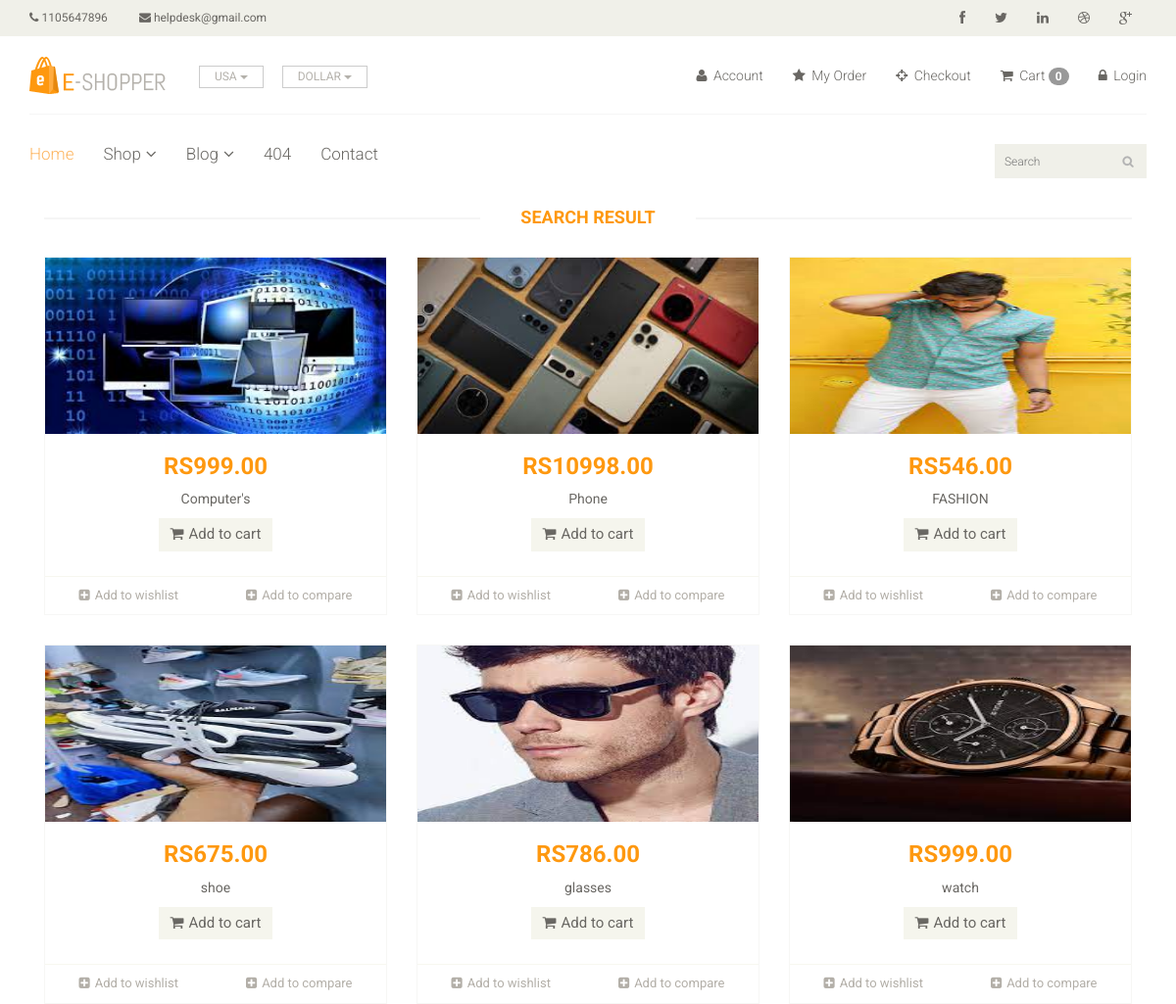
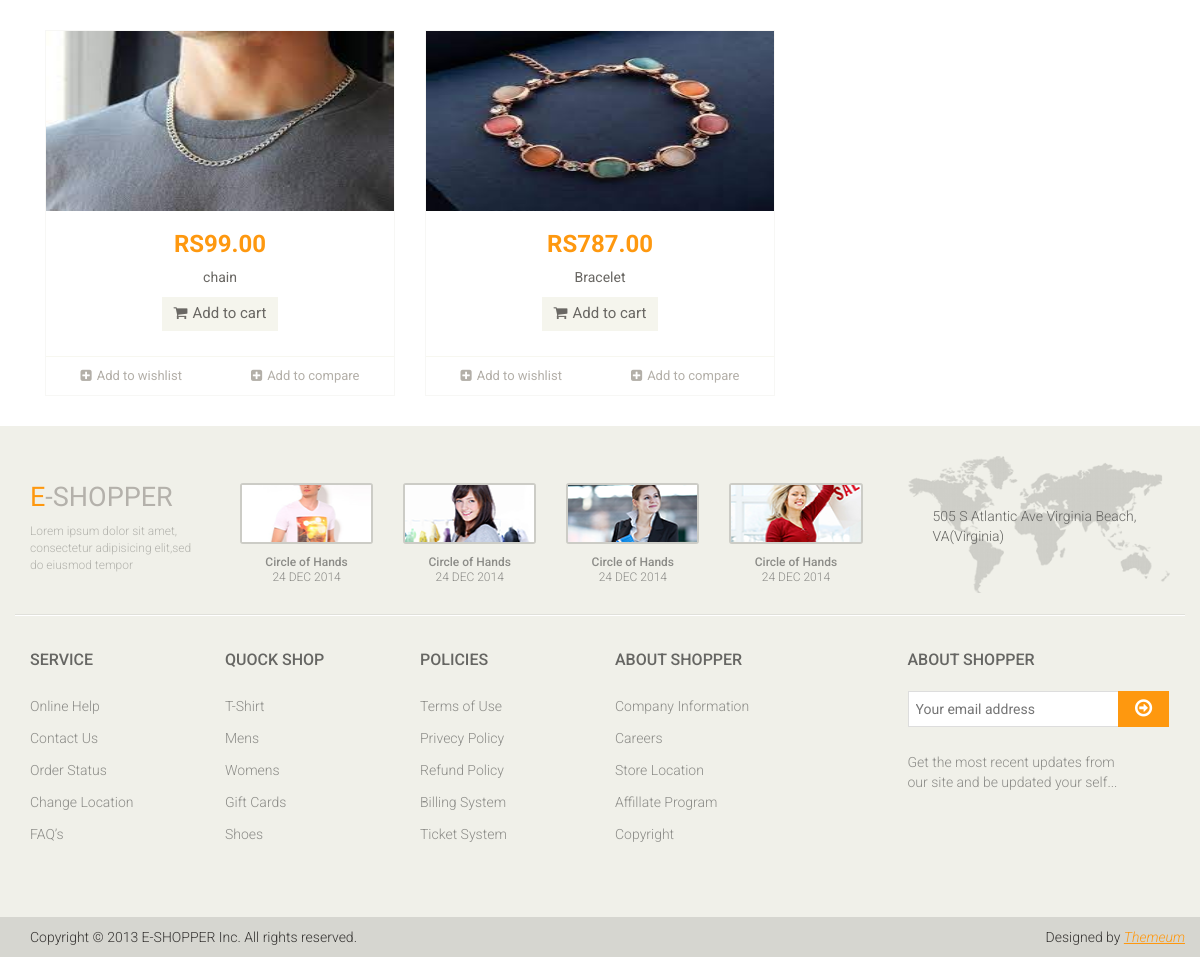
The app's page /search/ with its own data (2 pictures, top to bottom).
### app/models.py (models this page shows, shortened)
class Product(models.Model):
    category = models.ForeignKey(Category, on_delete=models.CASCADE, null=False, default='')
    sub_category = models.ForeignKey(Sub_Category, on_delete=models.CASCADE, null=False, default='')
    brand = models.ForeignKey(Brand, on_delete=models.CASCADE, null=True)
    image = models.ImageField(upload_to='ecommrce/ping')
    name = models.CharField(max_length=100)
    price = models.DecimalField(max_digits=10, decimal_places=2)

### Eshop/views.py (the view)
# urls.py: path('search/',views.Search,name='search'),
def Search(request):
    query = request.GET.get('search', '')
    product = Product.objects.filter(name__icontains = query )
    context = {
        'product': product,
        'query': query,
    }
    return render(request, 'search.html', context)

### templates/search.html (shortened to what this page needs)
{% extends 'base.html' %}
 {% block body %}
<div class="container">
<div class="features_items">
						<h2 class="title text-center">Search Result</h2>
                             {% for prod in product  %}
						<div class="col-sm-4">
							<div class="product-image-wrapper">
								<div class="single-products">
										<div class="productinfo text-center">
											<img src="/{{prod.image }}" alt="" height="180px" width="100px"/>
											<h2>RS{{prod.price}}</h2>
											<p>{{prod.name}}</p>
											<a href="{% url 'cart_add' prod.id %}" class="btn btn-default add-to-cart"><i class="fa fa-shopping-cart"></i>Add to cart</a>
										</div>
										<div class="product-overlay">
											<div class="overlay-content">
											</div>
										</div>
								</div>
								<div class="choose">
									<ul class="nav nav-pills nav-justified">
										<li><a href="#"><i class="fa fa-plus-square"></i>Add to wishlist</a></li>
										<li><a href="#"><i class="fa fa-plus-square"></i>Add to compare</a></li>
									</ul>
								</div>
							</div>
						</div>
                   {% endfor %}
					</div>
	</div>
{% endblock %}

### static/css/main.css (style rules this page uses)
body { font-family: 'Roboto', sans-serif; background:; position: relative; font-weight:400px; }
ul li { list-style: none; }
a { -webkit-transition: 300ms; -moz-transition: 300ms; -o-transition: 300ms; transition: 300ms; }
h1, h2, h3, h4, h5, h6 { font-family: 'Roboto', sans-serif; }
.left-sidebar h2:after, h2.title:after { content: " "; position: absolute; border: 1px solid #f5f5f5; bottom:8px; left: 0; width: 100%; height: 0; z-index: -2; }
h2.title:before { content: " "; position: absolute; background: #fff; bottom: -6px; width: 220px; height: 30px; z-index: -1; left: 50%; margin-left: -110px; }
.features_items { overflow:hidden; }
h2.title { color: #FE980F; font-family: 'Roboto', sans-serif; font-size: 18px; font-weight: 700; margin: 0 15px; text-transform: uppercase; margin-bottom: 30px; position: relative; }
.product-image-wrapper { border:1px solid #F7F7F5; overflow: hidden; margin-bottom:30px; }
.single-products { position: relative; }
.productinfo h2 { color: #FE980F; font-family: 'Roboto', sans-serif; font-size: 24px; font-weight: 700; }
.productinfo p { font-family: 'Roboto', sans-serif; font-size: 14px; font-weight: 400; color: #696763; }
.productinfo img { width: 100%; }
.productinfo { position:relative; }
.product-overlay { background:#FE980F; top: 0; display: none; height: 0; position: absolute; transition: height 500ms ease 0s; width: 100%; display: block; opacity:; }
.product-overlay .overlay-content { bottom: 0; position: absolute; bottom: 0; text-align: center; width: 100%; }
.add-to-cart { background:#F5F5ED; border: 0 none; border-radius: 0; color: #696763; font-family: 'Roboto', sans-serif; font-size: 15px; margin-bottom: 25px; }
.add-to-cart i { margin-right:5px; }
.choose { border-top: 1px solid #F7F7F0; }
.choose ul li a { color: #B3AFA8; font-family: 'Roboto', sans-serif; font-size: 13px; padding-left: 0; padding-right: 0; }
.choose ul li a i { margin-right:5px; }

### records on screen
Product: image (picture), price "999.00", name "Computer's"
Product: image (picture), price "10998.00", name "Phone"
Product: image (picture), price "546.00", name "FASHION"
Product: image (picture), price "675.00", name "shoe"
Product: image (picture), price "786.00", name "glasses"
Product: image (picture), price "999.00", name "watch"
Product: image (picture), price "99.00", name "chain"
Product: image (picture), price "787.00", name "Bracelet"

### other values on screen
{{ request.session.cart|length }} "0"
